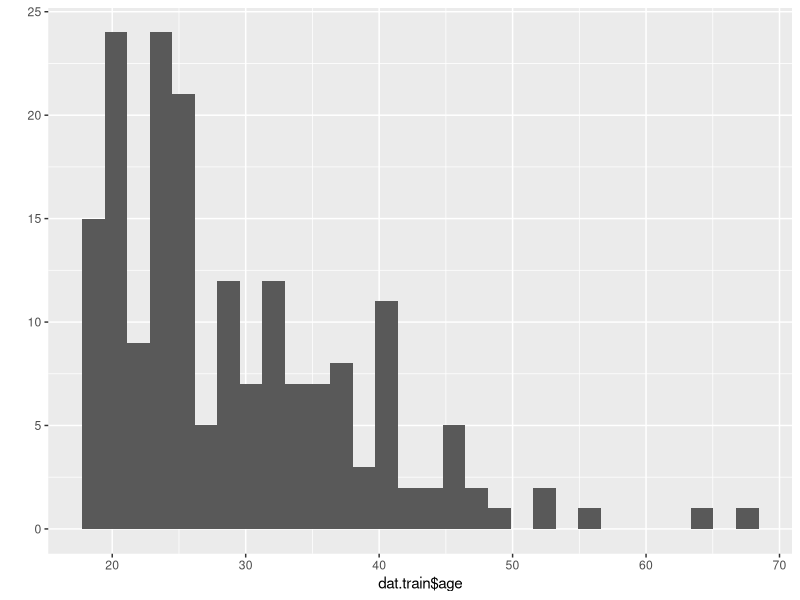
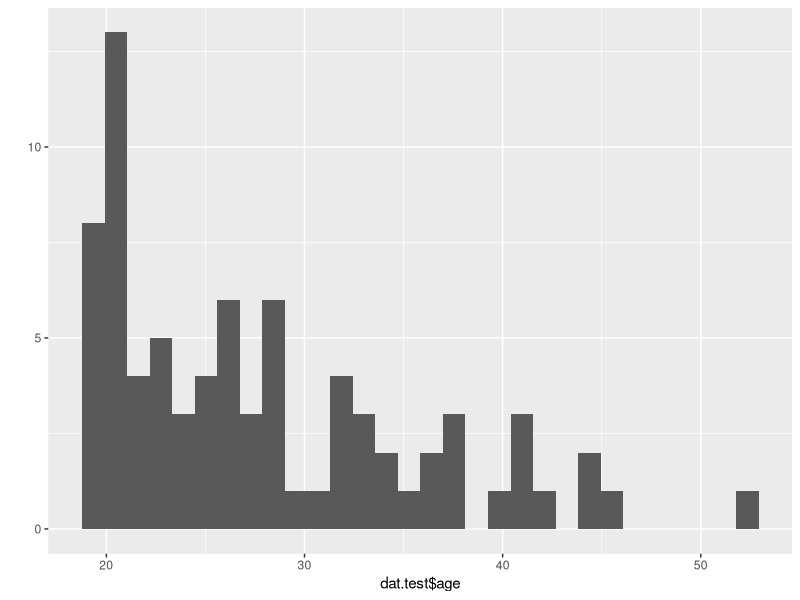
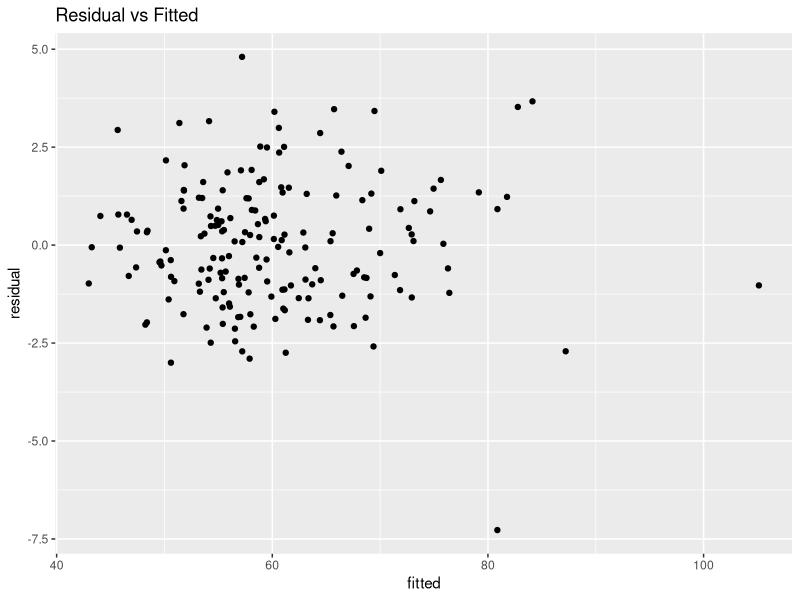
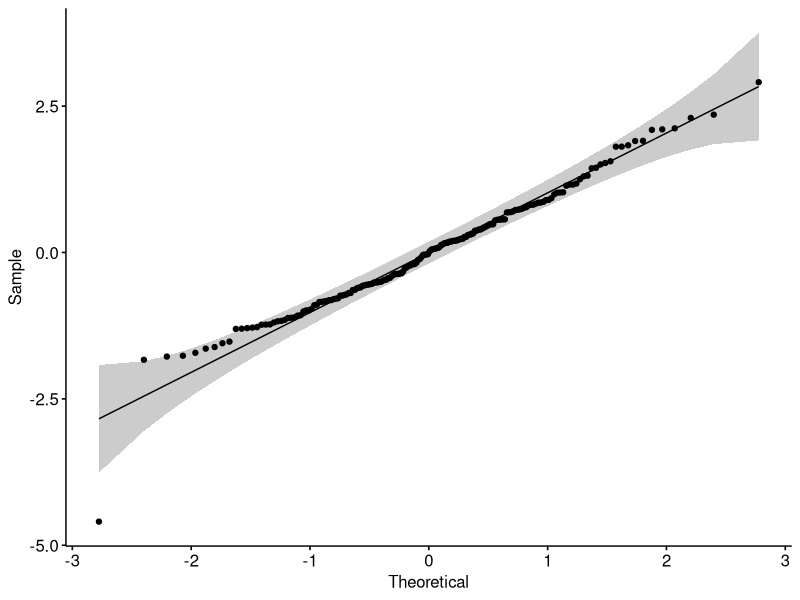
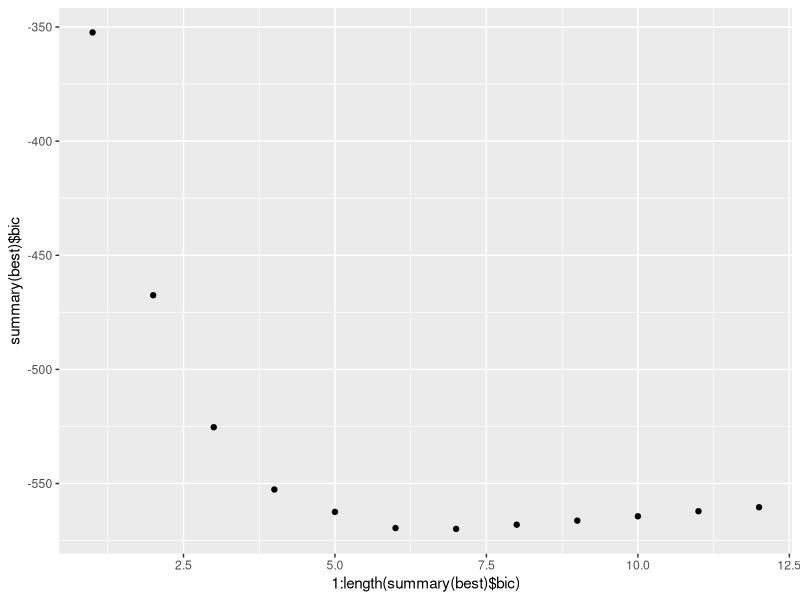

Generate these figures, in order, with R:
## ---- chunk 1
knitr::opts_chunk$set(echo = TRUE)
library(tidyverse)
library(MASS)
library(leaps)
library(ggpubr)
## ---- chunk 2
dat<-read.table("body.dat.txt")
nam<-c("biacromial.diam","biiliac.diam", "bitrochanteric.diam","chest.depth","chest.diam", "elbow.diam","wrist.diam", "knee.diam","ankle.diam","shoulder.girth", "chest.girth", 
 "waist.girth", "Navel.girth", "hip.girth","Thigh.girth", 
"Bicep.girth", "Forearm.girth", "Knee.girth", "Calf.girth",
"Ankle.girth", "Wrist.girth", "Age", "Weight", "height","Gender")
nam<-str_to_lower(nam)
names(dat)<-nam
dat<-dat[dat$gender==0,] # restrict to female cases
## ---- chunk 3
set.seed(34567)
#set.seed(09876)
index.train<-sample(1:nrow(dat),floor(nrow(dat)*.7),replace=FALSE)
index.test<-setdiff(1:nrow(dat),index.train)

dat.train<-dat[index.train,]
dat.test<-dat[index.test,]

# Rough checks on age balance

qplot(dat.train$age)
qplot(dat.test$age)

## ---- chunk 4
meas.w<-names(dat)[str_detect(names(dat),"diam|girth")]
w<-str_c(meas.w,collapse="+")
w.sq<-str_c("I(",meas.w,"^2)",collapse = "+")
ws<-str_c("(",w,"+",w.sq,")")
vol<-str_c("height*",ws)

fmla<-as.formula(str_c("weight~",vol,sep=""))

## ---- chunk 5

forward.model<-step(lm(weight~1,data=dat.train),scope=fmla,
                    direction="forward",trace=0)
# forward.model<-step(lm(lpsa~1,data=dat),scope=fmla,direction="forward",trace=0)
summary(forward.model)
length(forward.model$coefficients)
AIC(forward.model)
extractAIC(forward.model)# this is the number in "step"
## ---- chunk 6
dat.diagnostic<-data.frame(resid=forward.model$residuals,
                     stdresid=stdres(forward.model),
                     fitted=forward.model$fitted.values,
                     cook=cooks.distance(forward.model),
                     gender=dat.train$gender)


ggplot(dat.diagnostic,aes(x=fitted,y=resid))+geom_point()+
  labs(title="Residual vs Fitted", y="residual")

# Normal Q-Q plot
ggqqplot(dat.diagnostic$stdresid)
## ---- chunk 7
threshold<-qf(.5,summary(forward.model)$df[1],summary(forward.model)$df[2])
sum(cooks.distance(forward.model)>threshold)
max(cooks.distance(forward.model))
## ---- chunk 8
#p=number of covariates, not including the intercept
p<-summary(forward.model)$df[1]-1 

n<-nrow(dat.train)

r.sq<-1-
  sum((dat.train$weight-forward.model$fitted.values)^2)/
  sum((dat.train$weight-mean(dat.train$weight))^2)
r.sq.adj<-1-
  (sum((dat.train$weight-forward.model$fitted.values)^2)/(n-p-1))/
  ((sum((dat.train$weight-mean(dat.train$weight))^2))/(n-1)) 
(r2<-summary(forward.model)$r.squared)
r.sq
summary(forward.model)$adj.r.squared
r.sq.adj
r2-(1-r2)*(p)/(n-p-1) # adjusted r-squared in terms of r-squared
## ---- chunk 9
forward.stepwise.model<-step(lm(weight~1,data=dat.train),
        scope=fmla, direction="both",trace=0)
summary(forward.stepwise.model)
## ---- chunk 10
backward.model<-step(lm(fmla,data=dat.train),
                    direction="backward",trace=0)
summary(backward.model)
length(backward.model$coefficients)

backward.stepwise.model<-step(lm(fmla,data=dat.train),
                    direction="both",trace=0)
summary(backward.stepwise.model)


## ---- chunk 11
fmla.small<-as.formula(str_c("weight~","height*(",w.sq,")"))
x<-model.matrix(fmla.small,dat.train)
y<-dat.train$weight

# This does take a noticeable time.
best<-regsubsets(x=x[,2:ncol(x)],y=y,method="exhaustive",
                   nvmax=12,nbest=1)

subsets<-summary(best)$which
qplot(1:length(summary(best)$bic),summary(best)$bic)
## ---- chunk 12
best.subset.bic<-which(summary(best)$bic==min(summary(best)$bic))[1]
varnames<-attr(subsets,"dimnames")[[2]]

varnames[subsets[best.subset.bic,]] # more readable version of best row of subsets by BIC

params<-varnames[subsets[best.subset.bic,]]
fmla.best<-as.formula(paste("weight~",paste(params[-1],collapse="+") ))
## ---- chunk 13
best.lm.bic<-lm(fmla.best,data=dat.train)
	summary(best.lm.bic)

## ---- chunk 14
mean(forward.model$residuals^2)
mean(forward.stepwise.model$residuals^2)
mean(backward.model$residuals^2)
mean(backward.stepwise.model$residuals^2)
mean(best.lm.bic$residuals^2)

mean((predict(forward.model,dat.test)-dat.test$weight)^2)
mean((predict(forward.stepwise.model,dat.test)-dat.test$weight)^2)
mean((predict(backward.model,dat.test)-dat.test$weight)^2)
mean((predict(backward.stepwise.model,dat.test)-dat.test$weight)^2)
mean((predict(best.lm.bic,dat.test)-dat.test$weight)^2)
